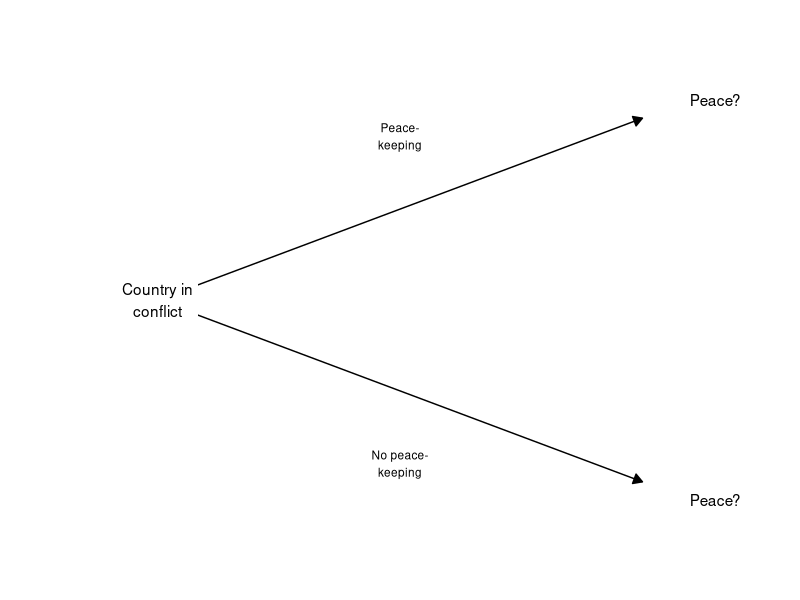
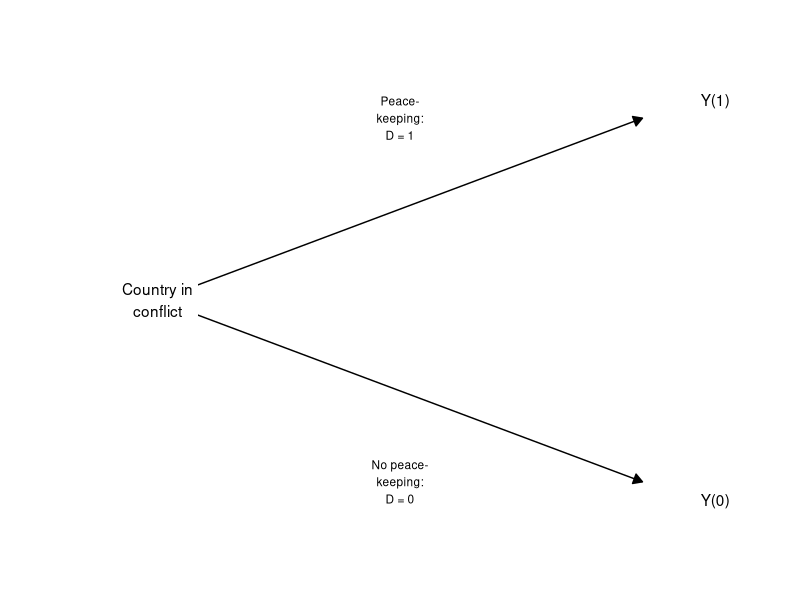

R code for these plots, in order:
## ---- chunk 1
library(tidyverse)
set.seed(60637)
## ---- chunk 2
dat <- tribble(
  ~x, ~y, ~label, ~grp, ~po_label,
  0, 0, "Country in\nconflict", "Peace-\nkeeping","Country in\nconflict",
  1, .5, "Peace?", "Peace-\nkeeping","Y(1)",
  0, 0, "Country in\nconflict", "No peace-\nkeeping","Country in\nconflict",
  1, -.5, "Peace?", "No peace-\nkeeping","Y(0)"
)

dat %>% 
  ggplot(aes(x = x, y = y)) + 
  geom_path(aes(group = grp), arrow = arrow(length = unit(.1, "inches"), type = "closed")) +
  annotate("text", x = .5, y = .45, label = "Peace-\nkeeping", size = 3) + 
  annotate("text", x = .5, y = -.45, label = "No peace-\nkeeping", size = 3) +
  geom_label(aes(label = label), fill = "white", label.size = NA, nudge_x = c(0, .15, 0, .15), nudge_y = c(0, .05, 0, -.05)) + 
  theme_void() + 
  expand_limits(x = c(-0.25, 1.25), y = c(-.75, .75))
## ---- chunk 3
dat %>% 
  ggplot(aes(x = x, y = y)) + 
  geom_path(aes(group = grp), arrow = arrow(length = unit(.1, "inches"), type = "closed")) +
  annotate("text", x = .5, y = .5, label = "Peace-\nkeeping:\nD = 1", size = 3) + 
  annotate("text", x = .5, y = -.5, label = "No peace-\nkeeping:\nD = 0", size = 3) +
  geom_label(aes(label = po_label), fill = "white", label.size = NA, nudge_x = c(0, .15, 0, .15), nudge_y = c(0, .05, 0, -.05)) + 
  theme_void() + 
  expand_limits(x = c(-0.25, 1.25), y = c(-.75, .75))

## ---- chunk 4
tribble(~"Y", ~"D", ~"Y(0)", ~"Y(1)",
        "Adult height", "Amount of milk consumed as child", "Height if consume little milk as child", "Height if consume lots of milk as child",
        "Level of democracy", "Amount of industrialization", "Amount of democracy if low industrialization", "Amount of democracy if high industrialization") %>% 
  kableExtra::kbl(escape = F) %>% 
  kableExtra::kable_styling(full_width = T) %>% 
  kableExtra::row_spec(0, bold = T, align = "center", extra_css = "border-bottom: 1px solid")
